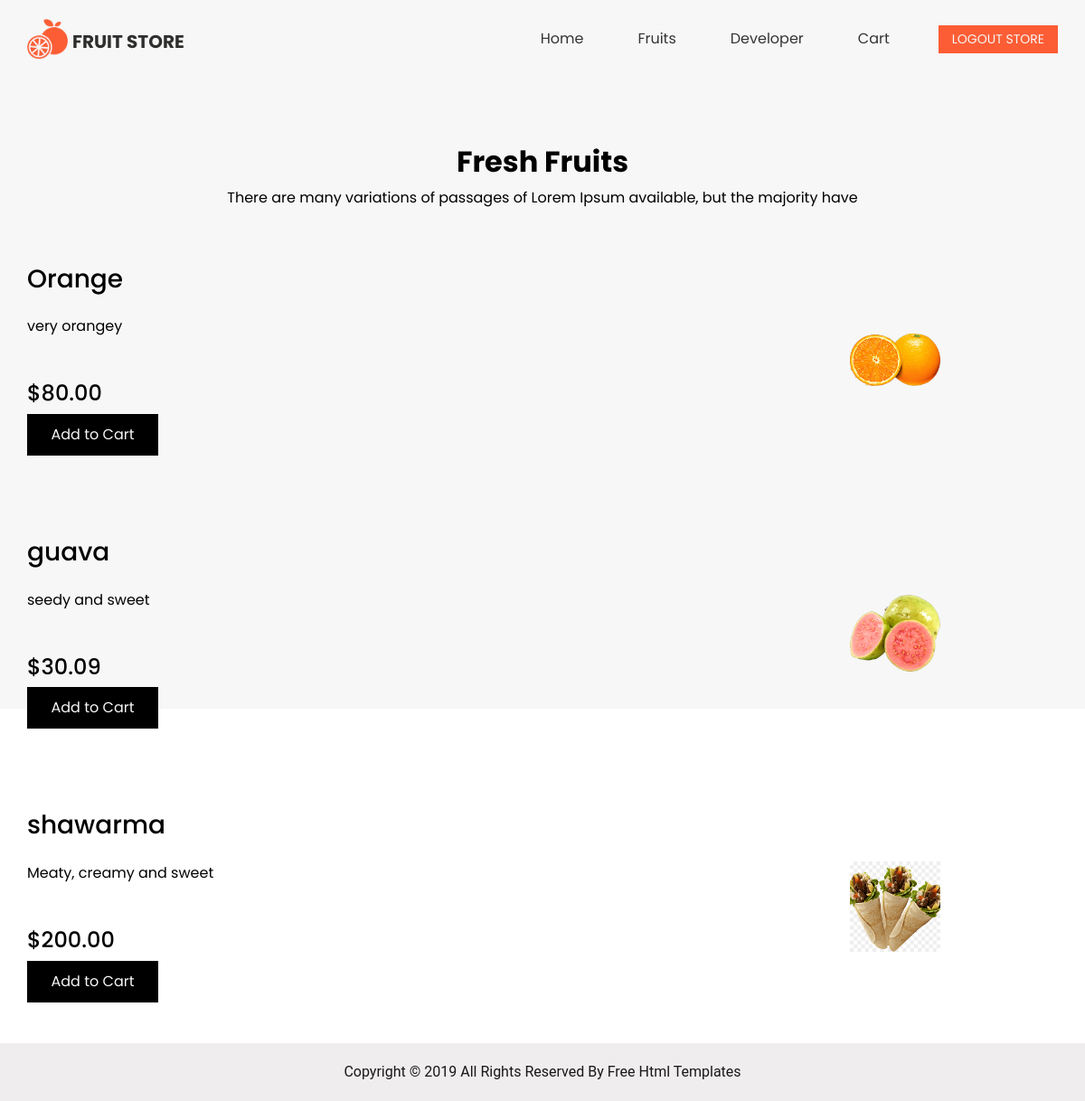
The page /fruits/ (signed in) on the database its author committed.
### store/models.py (models this page shows, shortened)
class Product(models.Model):
    name = models.CharField(max_length=50)
    description = models.TextField()
    price = models.DecimalField(max_digits=99999999, decimal_places=2)
    image = models.ImageField(default='default.png')

### store/views.py (the view)
# urls.py: path('fruits/', fruits, name='fruits'),
@login_required
def fruits(request):
    fruits = Product.objects.all()
    context = {
        "fruits": fruits
    }
    return render(request, 'fruits.html', context)

### templates/fruits.html
{% extends 'home.html'%}
{% load static %}
{% block content%}
  <section class="fruit_section layout_padding-top">
    <div class="container">
      <h2 class="custom_heading">Fresh Fruits</h2>
      <p class="custom_heading-text">
        There are many variations of passages of Lorem Ipsum available, but
        the majority have
      </p>
        {% for fruit in fruits %}
      <div class="row layout_padding2">
        <div class="col-md-8">
          <div class="fruit_detail-box">
            <h3>
           {{fruit.name}}
            </h3>
            <p class="mt-4 mb-5">
           {{fruit.description}}
            </p>
            <h4>${{fruit.price}}</h4>
            <div>
              <a href="" class="custom_dark-btn">
                Add to Cart
              </a>
            </div>
          </div>
        </div>
        <div class="col-md-4 d-flex justify-content-center align-items-center">
          <div class="fruit_img-box d-flex justify-content-center ">
            <img src="{{fruit.image.url}}" alt="" class="" width="100px" />
          </div>
        </div>
      </div>
      {% endfor %}
    </div>
  </section>
  {% endblock %}

### templates/home.html (shortened to what this page needs)
<!DOCTYPE html>
{% load static%}
<html>
<head>
  <link rel="stylesheet" type="text/css"
    href="https://cdnjs.cloudflare.com/ajax/libs/OwlCarousel2/2.1.3/assets/owl.carousel.min.css" />
  <link rel="stylesheet" type="text/css" href="{% static 'css/bootstrap.css' %}" />
  <link href="{% static 'css/style.css' %}" rel="stylesheet" />
  <link href="{% static 'css/responsive.css' %}" rel="stylesheet" />
</head>
<body>
  <div class="hero_area">
    <header class="header_section">
      <div class="container">
        <nav class="navbar navbar-expand-lg custom_nav-container pt-3">
          <a class="navbar-brand" href="{% url 'home'%}">
            <img src="{% static 'images/logo.png' %}" alt="" /><span>
              Fruit Store
            </span>
          </a>
          <div class="collapse navbar-collapse" id="navbarSupportedContent">
            <div class="d-flex ml-auto flex-column flex-lg-row align-items-center">
              <ul class="navbar-nav  ">
                <li class="nav-item active">
                  <a class="nav-link" href="{% url 'home'%}">Home <span class="sr-only">(current)</span></a>
                </li>
                <li class="nav-item">
                  <a class="nav-link" href="{% url 'fruits'%}"> Fruits</a>
                </li>
                <li class="nav-item">
                  <a class="nav-link" href="{% url 'contact_me'%}">Developer</a>
                </li>
                <li class="nav-item">
                  <a class="nav-link" href="{% url 'cart'%}">Cart</a>
                </li>
              </ul>
            </div>
            {% if request.user.is_authenticated %}
            <div class="quote_btn-container ml-0 ml-lg-4 d-flex justify-content-center">
              <a href="{% url 'logout'%}">
               Logout {{request.user}}
              </a>
            </div>
            {% else %}
            <div class="quote_btn-container ml-0 ml-lg-4 d-flex justify-content-center">
              <a href="{% url 'signup'%}">
                Get Started
              </a>
            </div>
            {% endif %}
          </div>
        </nav>
      </div>
    </header>
    {% block content %}{% endblock %}
  <section class="container-fluid footer_section">
    <p>
      Copyright &copy; 2019 All Rights Reserved By
      <a href="https://html.design/">Free Html Templates</a>
    </p>
  </section>
</body>
</html>

### static/css/style.css (style rules this page uses)
body { font-family: 'Poppins', sans-serif; color: #000000; background-color: #ffffff; }
.layout_padding2 { padding: 45px 0; }
.layout_padding-top { padding-top: 75px; }
.custom_dark-btn, .custom_orange-btn { display: inline-block; padding: 10px 0; text-align: center; width: 145px; outline: none; color: #f7f7f7; border: 1px solid transparent; }
.custom_dark-btn { background-color: #000000; }
.custom_heading { text-align: center; font-weight: bold; }
.custom_heading-text { text-align: center; }
.hero_area { height: 98vh; background-color: #f7f7f7; }
.custom_nav-container.navbar-expand-lg .navbar-nav .nav-link { padding: 10px 30px; color: #343434; text-align: center }
a, a:hover, a:focus { text-decoration: none; }
.navbar-brand, .navbar-brand:hover { text-transform: uppercase; font-weight: bold; font-size: 24px; color: #fafcfd; }
.navbar-brand { display: flex; align-items: center; }
.navbar-brand img { width: 45px; margin-right: 5px; }
.navbar-brand span { font-size: 20px; font-weight: 700; color: #2e2e2d; margin-top: 5px; }
.custom_nav-container { z-index: 99999; padding: 15px 0; }
.quote_btn-container a { display: inline-block; padding: 5px 15px; background-color: #fc5d35; color: #f7f7f7; font-size: 14px; text-transform: uppercase; }
.footer_section { background-color: #efeded; padding: 20px 0; font-family: "Roboto", sans-serif; }
.footer_section p { color: #191818; margin: 0; text-align: center; }
.footer_section a { color: #191818; }

### static/css/responsive.css (style rules this page uses)
@media (min-width: 1200px) { .container { max-width: 1170px; } }

### rows shown on the page
Product: name "Orange", description "very orangey", price "80.00", image (picture)
Product: name "guava", description "seedy and sweet", price "30.09", image (picture)
Product: name "shawarma", description "Meaty, creamy and sweet", price "200.00", image (picture)

### other values the page prints
{{ request.user }} "STORE"
